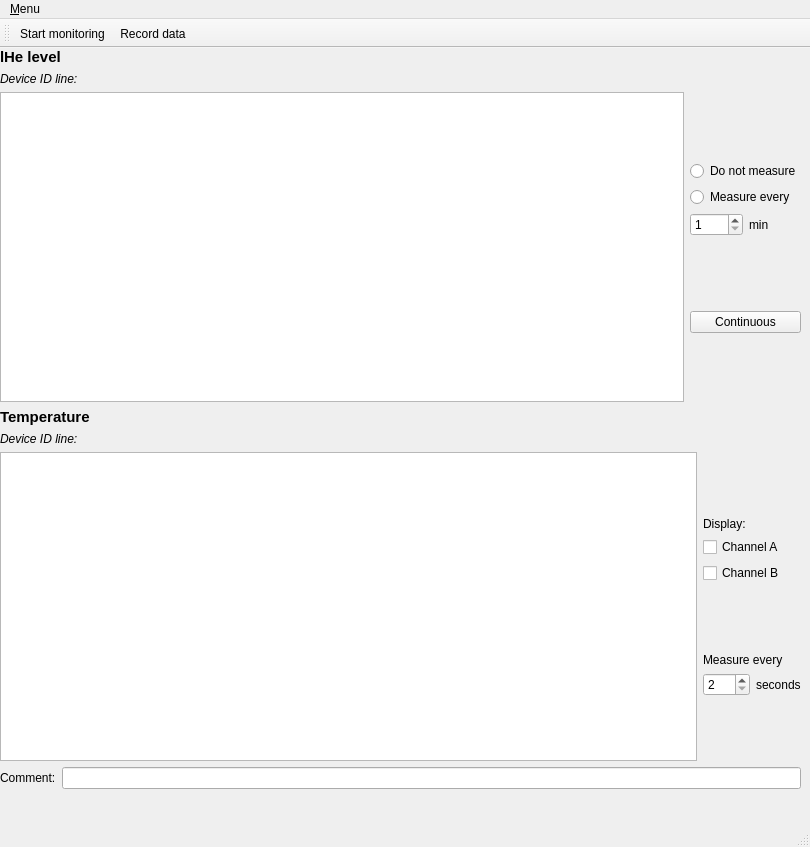
<?xml version="1.0" encoding="UTF-8"?>
<ui version="4.0">
 <class>MainWindow</class>
 <widget class="QMainWindow" name="MainWindow">
  <property name="geometry">
   <rect>
    <x>0</x>
    <y>0</y>
    <width>810</width>
    <height>847</height>
   </rect>
  </property>
  <property name="windowTitle">
   <string>qudi: Cryomonitoring</string>
  </property>
  <widget class="QWidget" name="centralwidget">
   <widget class="QWidget" name="verticalLayoutWidget">
    <property name="geometry">
     <rect>
      <x>0</x>
      <y>0</y>
      <width>801</width>
      <height>741</height>
     </rect>
    </property>
    <layout class="QVBoxLayout" name="verticalLayout_2">
     <property name="leftMargin">
      <number>0</number>
     </property>
     <property name="topMargin">
      <number>0</number>
     </property>
     <property name="rightMargin">
      <number>0</number>
     </property>
     <property name="bottomMargin">
      <number>0</number>
     </property>
     <item>
      <widget class="QLabel" name="label_lHe">
       <property name="font">
        <font>
         <pointsize>11</pointsize>
         <weight>75</weight>
         <bold>true</bold>
        </font>
       </property>
       <property name="text">
        <string>lHe level</string>
       </property>
      </widget>
     </item>
     <item>
      <layout class="QHBoxLayout" name="horizontalLayout">
       <property name="topMargin">
        <number>0</number>
       </property>
       <item>
        <widget class="QLabel" name="label_lHe_status_title">
         <property name="sizePolicy">
          <sizepolicy hsizetype="Fixed" vsizetype="Preferred">
           <horstretch>0</horstretch>
           <verstretch>0</verstretch>
          </sizepolicy>
         </property>
         <property name="font">
          <font>
           <italic>true</italic>
          </font>
         </property>
         <property name="text">
          <string>Device ID line:</string>
         </property>
         <property name="alignment">
          <set>Qt::AlignBottom|Qt::AlignLeading|Qt::AlignLeft</set>
         </property>
        </widget>
       </item>
       <item>
        <widget class="QLabel" name="label_lHemeter_status">
         <property name="text">
          <string/>
         </property>
         <property name="alignment">
          <set>Qt::AlignBottom|Qt::AlignLeading|Qt::AlignLeft</set>
         </property>
        </widget>
       </item>
      </layout>
     </item>
     <item>
      <layout class="QHBoxLayout" name="horizontalLayout_3">
       <property name="topMargin">
        <number>0</number>
       </property>
       <property name="rightMargin">
        <number>0</number>
       </property>
       <item>
        <widget class="PlotWidgetModified" name="lHe_level_ViewWidget">
         <property name="sizePolicy">
          <sizepolicy hsizetype="Expanding" vsizetype="Expanding">
           <horstretch>0</horstretch>
           <verstretch>0</verstretch>
          </sizepolicy>
         </property>
         <property name="minimumSize">
          <size>
           <width>0</width>
           <height>0</height>
          </size>
         </property>
         <property name="maximumSize">
          <size>
           <width>16777215</width>
           <height>16777215</height>
          </size>
         </property>
        </widget>
       </item>
       <item>
        <layout class="QVBoxLayout" name="verticalLayout_3">
         <property name="leftMargin">
          <number>0</number>
         </property>
         <item>
          <spacer name="verticalSpacer_5">
           <property name="orientation">
            <enum>Qt::Vertical</enum>
           </property>
           <property name="sizeHint" stdset="0">
            <size>
             <width>20</width>
             <height>40</height>
            </size>
           </property>
          </spacer>
         </item>
         <item>
          <widget class="QRadioButton" name="radioButton_lHe_no_measure">
           <property name="text">
            <string>Do not measure</string>
           </property>
          </widget>
         </item>
         <item>
          <widget class="QRadioButton" name="radioButton_lHe_measure_every">
           <property name="text">
            <string>Measure every</string>
           </property>
          </widget>
         </item>
         <item>
          <layout class="QHBoxLayout" name="horizontalLayout_6">
           <item>
            <widget class="QSpinBox" name="spinBox_time_lHe">
             <property name="minimum">
              <number>1</number>
             </property>
             <property name="maximum">
              <number>999</number>
             </property>
            </widget>
           </item>
           <item>
            <widget class="QLabel" name="label_min_lHe">
             <property name="text">
              <string>min</string>
             </property>
            </widget>
           </item>
          </layout>
         </item>
         <item>
          <spacer name="verticalSpacer_6">
           <property name="orientation">
            <enum>Qt::Vertical</enum>
           </property>
           <property name="sizeHint" stdset="0">
            <size>
             <width>20</width>
             <height>40</height>
            </size>
           </property>
          </spacer>
         </item>
         <item>
          <widget class="QPushButton" name="pushButton_lHe">
           <property name="text">
            <string>Continuous</string>
           </property>
          </widget>
         </item>
         <item>
          <spacer name="verticalSpacer_4">
           <property name="orientation">
            <enum>Qt::Vertical</enum>
           </property>
           <property name="sizeHint" stdset="0">
            <size>
             <width>20</width>
             <height>40</height>
            </size>
           </property>
          </spacer>
         </item>
        </layout>
       </item>
      </layout>
     </item>
     <item>
      <widget class="QLabel" name="label_temperature">
       <property name="font">
        <font>
         <pointsize>11</pointsize>
         <weight>75</weight>
         <bold>true</bold>
        </font>
       </property>
       <property name="text">
        <string>Temperature</string>
       </property>
      </widget>
     </item>
     <item>
      <layout class="QHBoxLayout" name="horizontalLayout_7">
       <property name="topMargin">
        <number>0</number>
       </property>
       <item>
        <widget class="QLabel" name="label_temp_status_title">
         <property name="sizePolicy">
          <sizepolicy hsizetype="Fixed" vsizetype="Preferred">
           <horstretch>0</horstretch>
           <verstretch>0</verstretch>
          </sizepolicy>
         </property>
         <property name="font">
          <font>
           <italic>true</italic>
          </font>
         </property>
         <property name="text">
          <string>Device ID line:</string>
         </property>
         <property name="alignment">
          <set>Qt::AlignBottom|Qt::AlignLeading|Qt::AlignLeft</set>
         </property>
        </widget>
       </item>
       <item>
        <widget class="QLabel" name="label_temp_status">
         <property name="text">
          <string/>
         </property>
        </widget>
       </item>
      </layout>
     </item>
     <item>
      <layout class="QHBoxLayout" name="horizontalLayout_4">
       <property name="topMargin">
        <number>0</number>
       </property>
       <property name="rightMargin">
        <number>0</number>
       </property>
       <item>
        <widget class="PlotWidgetModified" name="temp_ViewWidget">
         <property name="sizePolicy">
          <sizepolicy hsizetype="Expanding" vsizetype="Expanding">
           <horstretch>0</horstretch>
           <verstretch>0</verstretch>
          </sizepolicy>
         </property>
         <property name="minimumSize">
          <size>
           <width>0</width>
           <height>0</height>
          </size>
         </property>
         <property name="maximumSize">
          <size>
           <width>16777215</width>
           <height>16777215</height>
          </size>
         </property>
        </widget>
       </item>
       <item>
        <layout class="QVBoxLayout" name="verticalLayout_4">
         <property name="leftMargin">
          <number>0</number>
         </property>
         <property name="bottomMargin">
          <number>0</number>
         </property>
         <item>
          <spacer name="verticalSpacer_2">
           <property name="orientation">
            <enum>Qt::Vertical</enum>
           </property>
           <property name="sizeHint" stdset="0">
            <size>
             <width>20</width>
             <height>40</height>
            </size>
           </property>
          </spacer>
         </item>
         <item>
          <widget class="QLabel" name="label_display_temp_channel">
           <property name="text">
            <string>Display:</string>
           </property>
          </widget>
         </item>
         <item>
          <widget class="QCheckBox" name="checkBox_temp_channelA">
           <property name="text">
            <string>Channel A</string>
           </property>
          </widget>
         </item>
         <item>
          <widget class="QCheckBox" name="checkBox_temp_channelB">
           <property name="text">
            <string>Channel B</string>
           </property>
          </widget>
         </item>
         <item>
          <spacer name="verticalSpacer_3">
           <property name="orientation">
            <enum>Qt::Vertical</enum>
           </property>
           <property name="sizeHint" stdset="0">
            <size>
             <width>20</width>
             <height>40</height>
            </size>
           </property>
          </spacer>
         </item>
         <item>
          <widget class="QLabel" name="label_time_temp">
           <property name="text">
            <string>Measure every</string>
           </property>
          </widget>
         </item>
         <item>
          <layout class="QHBoxLayout" name="horizontalLayout_5">
           <item>
            <widget class="QSpinBox" name="spinBox_time_temp">
             <property name="minimumSize">
              <size>
               <width>20</width>
               <height>0</height>
              </size>
             </property>
             <property name="minimum">
              <number>2</number>
             </property>
             <property name="maximum">
              <number>999</number>
             </property>
            </widget>
           </item>
           <item>
            <widget class="QLabel" name="label_seconds_temp">
             <property name="text">
              <string>seconds</string>
             </property>
            </widget>
           </item>
          </layout>
         </item>
         <item>
          <spacer name="verticalSpacer">
           <property name="orientation">
            <enum>Qt::Vertical</enum>
           </property>
           <property name="sizeHint" stdset="0">
            <size>
             <width>20</width>
             <height>40</height>
            </size>
           </property>
          </spacer>
         </item>
        </layout>
       </item>
      </layout>
     </item>
     <item>
      <layout class="QHBoxLayout" name="horizontalLayout_2">
       <property name="topMargin">
        <number>0</number>
       </property>
       <item>
        <widget class="QLabel" name="label_comment">
         <property name="text">
          <string>Comment:</string>
         </property>
        </widget>
       </item>
       <item>
        <widget class="QLineEdit" name="comment_lineEdit"/>
       </item>
      </layout>
     </item>
    </layout>
   </widget>
  </widget>
  <widget class="QMenuBar" name="menubar">
   <property name="geometry">
    <rect>
     <x>0</x>
     <y>0</y>
     <width>810</width>
     <height>21</height>
    </rect>
   </property>
   <widget class="QMenu" name="menuView">
    <property name="title">
     <string>&amp;Menu</string>
    </property>
    <widget class="QMenu" name="menuSettings">
     <property name="title">
      <string>Settings</string>
     </property>
     <addaction name="actionTimeWindow"/>
    </widget>
    <addaction name="separator"/>
    <addaction name="separator"/>
    <addaction name="actionClose"/>
    <addaction name="menuSettings"/>
   </widget>
   <addaction name="menuView"/>
  </widget>
  <widget class="QStatusBar" name="statusbar"/>
  <widget class="QToolBar" name="control_ToolBar">
   <property name="windowTitle">
    <string>Counting Controls</string>
   </property>
   <property name="toolButtonStyle">
    <enum>Qt::ToolButtonTextUnderIcon</enum>
   </property>
   <attribute name="toolBarArea">
    <enum>TopToolBarArea</enum>
   </attribute>
   <attribute name="toolBarBreak">
    <bool>false</bool>
   </attribute>
   <addaction name="actionStartMonitoring"/>
   <addaction name="actionRecordData"/>
  </widget>
  <action name="actionStartMonitoring">
   <property name="checkable">
    <bool>true</bool>
   </property>
   <property name="icon">
    <iconset>
     <normaloff>../../artwork/icons/qudiTheme/22x22/start-counter.png</normaloff>
     <normalon>../../artwork/icons/qudiTheme/22x22/stop-counter.png</normalon>../../artwork/icons/qudiTheme/22x22/start-counter.png</iconset>
   </property>
   <property name="text">
    <string>Start monitoring</string>
   </property>
   <property name="toolTip">
    <string>Start monitoring</string>
   </property>
  </action>
  <action name="actionRecordData">
   <property name="checkable">
    <bool>true</bool>
   </property>
   <property name="icon">
    <iconset>
     <normaloff>../../artwork/icons/qudiTheme/22x22/record-counter.png</normaloff>../../artwork/icons/qudiTheme/22x22/record-counter.png</iconset>
   </property>
   <property name="text">
    <string>Record data</string>
   </property>
   <property name="toolTip">
    <string>Save data to file</string>
   </property>
  </action>
  <action name="actionClose">
   <property name="icon">
    <iconset>
     <normaloff>../../artwork/icons/oxygen/22x22/application-exit.png</normaloff>../../artwork/icons/oxygen/22x22/application-exit.png</iconset>
   </property>
   <property name="text">
    <string>Close</string>
   </property>
  </action>
  <action name="actionTimeWindow">
   <property name="text">
    <string>Max time window displayed</string>
   </property>
  </action>
 </widget>
 <customwidgets>
  <customwidget>
   <class>PlotWidgetModified</class>
   <extends>QGraphicsView</extends>
   <header>qtwidgets.plotwidget_modified.h</header>
  </customwidget>
 </customwidgets>
 <resources/>
 <connections>
  <connection>
   <sender>actionClose</sender>
   <signal>triggered()</signal>
   <receiver>MainWindow</receiver>
   <slot>close()</slot>
   <hints>
    <hint type="sourcelabel">
     <x>-1</x>
     <y>-1</y>
    </hint>
    <hint type="destinationlabel">
     <x>399</x>
     <y>299</y>
    </hint>
   </hints>
  </connection>
 </connections>
</ui>
